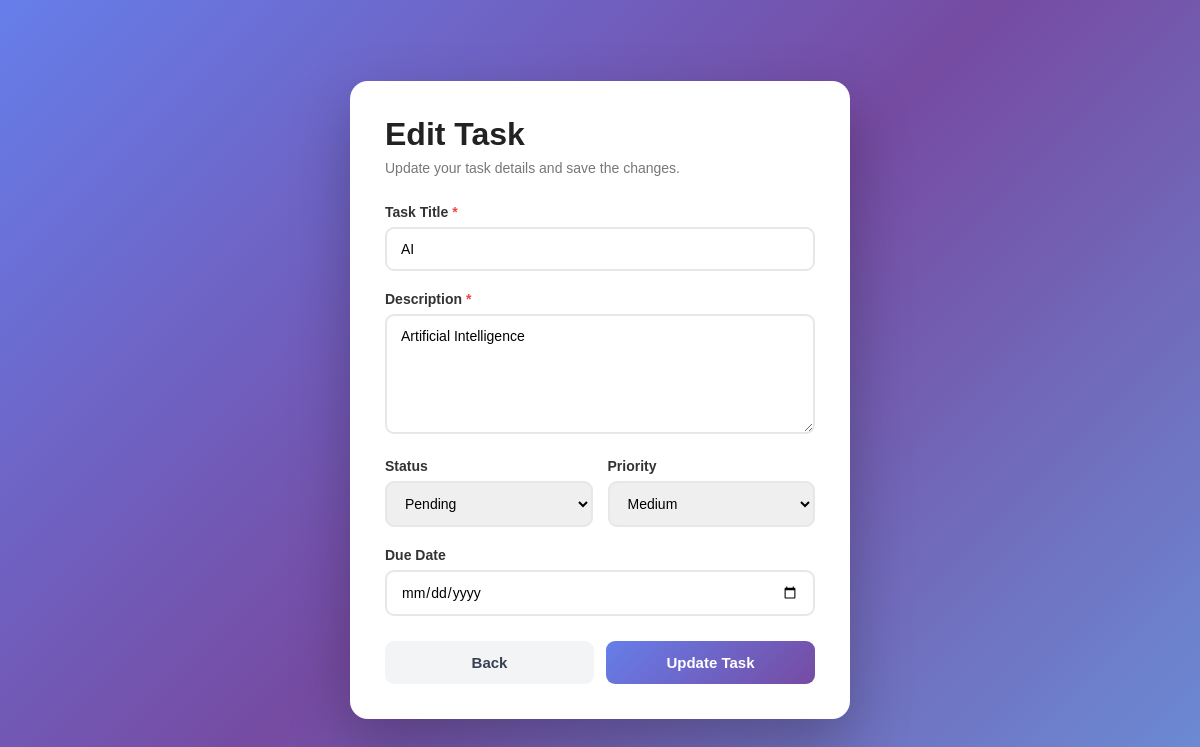
The app's page /student/web/task/edit/6/ (signed in) with its own data.
### student/models.py (models this page shows, shortened)
class Task(models.Model):
    STATUS_CHOICES = [
        ('pending', 'Pending'),
        ('in_progress', 'In Progress'),
        ('completed', 'Completed'),
    ]
    PRIORITY_CHOICES = [
        ('low', 'Low'),
        ('medium', 'Medium'),
        ('high', 'High'),
    ]
    title = models.CharField(max_length=200)
    description = models.TextField()
    status = models.CharField(
        max_length=20,
        choices=STATUS_CHOICES,
        default='pending'
    )
    priority = models.CharField(
        max_length=10,
        choices=PRIORITY_CHOICES,
        default='medium'
    )
    due_date = models.DateField(null=True, blank=True)
    created_by = models.ForeignKey(
        User,
        on_delete=models.CASCADE,
        null=True,
        blank=True
    )
    created_at = models.DateTimeField(auto_now_add=True)

### student/views.py (the view, shortened to what this page needs)
# urls.py: path('web/task/edit/<int:pk>/', edit_task, name='edit-task'),
@login_required
def edit_task(request, pk):
    try:
        task = Task.objects.get(
            id=pk,
            created_by=request.user
        )
    except Task.DoesNotExist:
        return redirect("dashboard")
    return render(
        request,
        "task_form.html",
        {
            "task": task,
            "edit_mode": True
        }
    )

### student/templates/task_form.html (shortened to what this page needs)
<!DOCTYPE html>
<html lang="en">
<head>
</head>
<body>
<div class="form-container">
    <div class="header">
        <h1>
            {% if edit_mode %}
                Edit Task
            {% else %}
                Add New Task
            {% endif %}
        </h1>
        <p>
            {% if edit_mode %}
                Update your task details and save the changes.
            {% else %}
                Create a new task and manage it from your dashboard.
            {% endif %}
        </p>
    </div>
    <form
        method="POST"
        action="{% if edit_mode %}{% url 'edit-task' task.id %}{% else %}{% url 'add-task' %}{% endif %}"
    >
        <div class="form-group">
            <label for="title">
                Task Title
                <span class="required">*</span>
            </label>
            <input
                type="text"
                id="title"
                name="title"
                placeholder="Enter task title"
                maxlength="200"
                value="{{ task.title|default:'' }}"
                required
            >
        </div>
        <div class="form-group">
            <label for="description">
                Description
                <span class="required">*</span>
            </label>
            <textarea
                id="description"
                name="description"
                placeholder="Describe your task..."
                required
            >{{ task.description|default:'' }}</textarea>
        </div>
        <div class="row">
            <div class="form-group">
                <label for="status">
                    Status
                </label>
                <select
                    id="status"
                    name="status"
                >
                    <option
                        value="pending"
                        {% if task.status == "pending" or not edit_mode %}
                            selected
                        {% endif %}
                    >
                        Pending
                    </option>
                </select>
            </div>
            <div class="form-group">
                <label for="priority">
                    Priority
                </label>
                <select
                    id="priority"
                    name="priority"
                >
                    <option
                        value="medium"
                        {% if task.priority == "medium" or not edit_mode %}
                            selected
                        {% endif %}
                    >
                        Medium
                    </option>
                </select>
            </div>
        </div>
        <div class="form-group">
            <label for="due_date">
                Due Date
            </label>
            <input
                type="date"
                id="due_date"
                name="due_date"
                value="{{ task.due_date|date:'Y-m-d' }}"
            >
        </div>
        <div class="buttons">
            <a
                href="{% url 'dashboard' %}"
                class="btn back-btn"
            >
                Back
            </a>
            <button
                type="submit"
                class="btn save-btn"
            >
                {% if edit_mode %}
                    Update Task
                {% else %}
                    Save Task
                {% endif %}
            </button>
        </div>
    </form>
</div>
</body>
</html>

### student/templates/task_form.html (style rules this page uses)
* { margin: 0; padding: 0; box-sizing: border-box; }
body { font-family: Arial, sans-serif; min-height: 100vh; display: flex; justify-content: center; align-items: center; padding: 30px; background: linear-gradient( 135deg, #667eea, #764ba2, #6b8dd6 ); }
.form-container { width: 500px; background: white; padding: 35px; border-radius: 18px; box-shadow: 0 25px 60px rgba(0, 0, 0, 0.25); animation: entry 0.6s ease; }
.header { margin-bottom: 28px; }
.header h1 { color: #222; margin-bottom: 7px; }
.header p { color: #777; font-size: 14px; }
.form-group { margin-bottom: 20px; }
label { display: block; margin-bottom: 7px; color: #333; font-size: 14px; font-weight: bold; }
input, textarea, select { width: 100%; padding: 12px 14px; border: 2px solid #e5e7eb; border-radius: 9px; outline: none; font-size: 14px; font-family: Arial, sans-serif; transition: 0.3s; }
textarea { min-height: 120px; resize: vertical; }
.row { display: grid; grid-template-columns: 1fr 1fr; gap: 15px; }
.buttons { display: flex; gap: 12px; margin-top: 25px; }
.btn { flex: 1; padding: 13px; border: none; border-radius: 9px; font-size: 15px; font-weight: bold; cursor: pointer; text-align: center; text-decoration: none; transition: 0.3s; }
.save-btn { background: linear-gradient( 135deg, #667eea, #764ba2 ); color: white; }
.back-btn { background: #f3f4f6; color: #374151; }
.required { color: #ef4444; }

### records on screen
Task: title "AI", description "Artificial Intelligence", status "Pending", priority "Medium"
